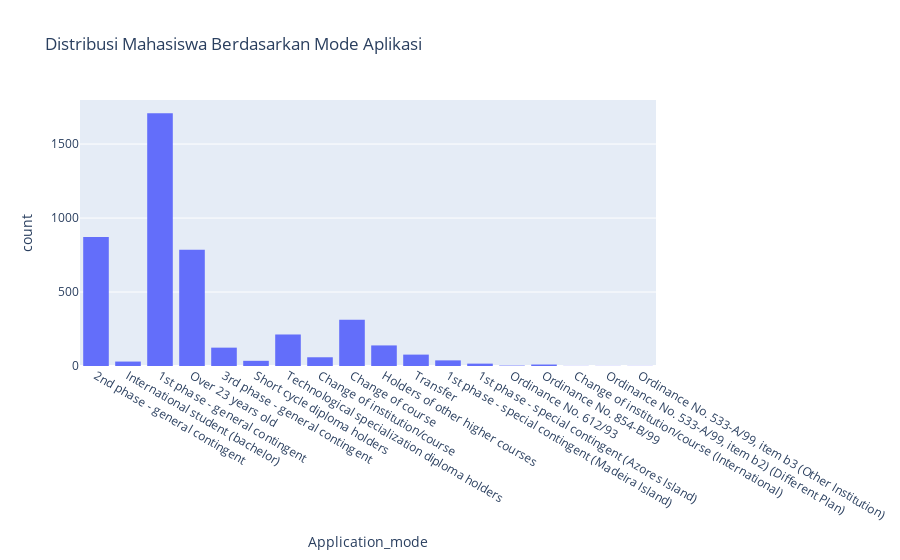

This figure's notebook cell:
### Code cell
# 2. Distribusi mahasiswa berdasarkan mode aplikasi
fig2 = px.histogram(df, x='Application_mode', title='Distribusi Mahasiswa Berdasarkan Mode Aplikasi')
fig2.show()

### Figure 1 — Plotly figure (JSON) as saved in the notebook; plotly's stock layout.template omitted (floating-point values rounded to 4 significant figures; data arrays with more than 128 entries replaced by an {"elided": "..."} marker saying what was removed)
{"data": [{"alignmentgroup": "True", "bingroup": "x", "hovertemplate": "Application_mode=%{x}<br>count=%{y}<extra></extra>", "legendgroup": "", "marker": {"color": "#636efa", "pattern": {"shape": ""}}, "name": "", "offsetgroup": "", "orientation": "v", "showlegend": false, "type": "histogram", "x": {"elided": "4424 str values"}, "xaxis": "x", "yaxis": "y"}], "layout": {"barmode": "relative", "legend": {"tracegroupgap": 0}, "title": {"text": "Distribusi Mahasiswa Berdasarkan Mode Aplikasi"}, "xaxis": {"anchor": "y", "domain": [0, 1], "title": {"text": "Application_mode"}}, "yaxis": {"anchor": "x", "domain": [0, 1], "title": {"text": "count"}}}}
